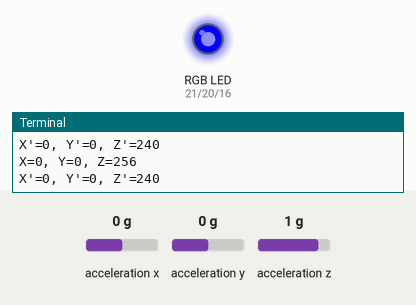
The program below on a simulated Raspberry Pi (BCM pin numbers). Parts: an RGB LED mixed from three pins (HIGH = lit), the last lines printed to the terminal. The inputs (shaded band) are chosen by the test bench; at power-on: acceleration x 0 g, acceleration y 0 g, acceleration z 1 g.

Above: at 1.2 s.
1.3 s: acceleration x set to -1.4 g
At 2.1 s:
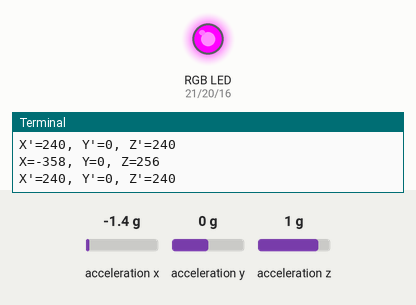
2.8 s: acceleration y set to -1.4 g
At 3.2 s:
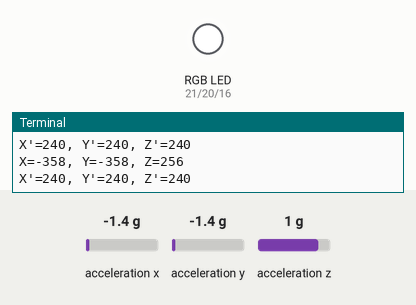
4.3 s: acceleration z set to 0 g
At 4.6 s:
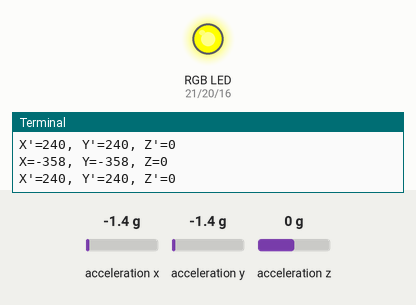
5.8 s: acceleration x set to 0 g
At 7.0 s:
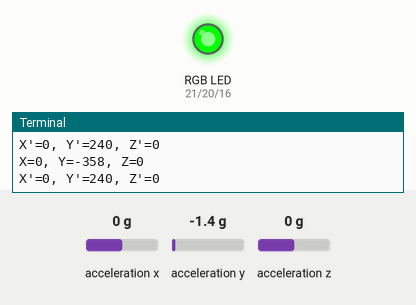
7.3 s: acceleration y set to 0 g
At 7.9 s:
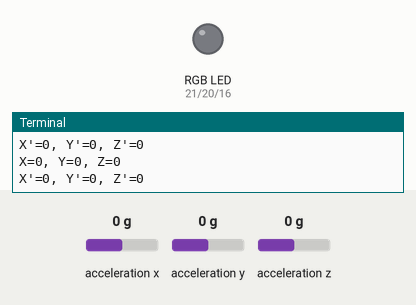
8.8 s: acceleration x set to -0.8 g
At 10.2 s:
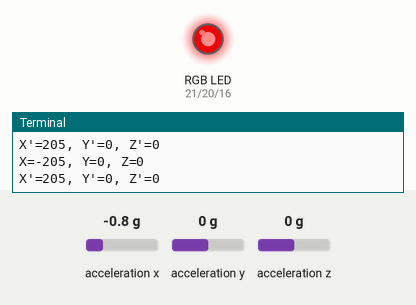
Timing chart, 0 to 11.3 s (numbered marks = the images above; inputs shaded):
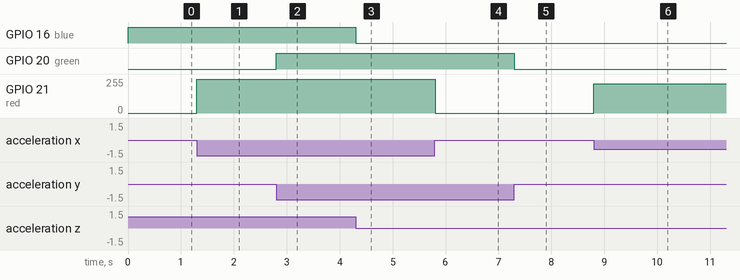

Measured:
- after the input at 1.3 s, GPIO 21 (red): 0/255 → 255/255 at once
- after the input at 2.8 s, GPIO 20 (green): LOW → HIGH at once
- after the input at 4.3 s, GPIO 16 (blue): HIGH → LOW at once
- after the input at 5.8 s, GPIO 21 (red): 255/255 → 0/255 at once
- after the input at 7.3 s, GPIO 20 (green): HIGH → LOW at once
- after the input at 8.8 s, GPIO 21 (red): 0/255 → 218/255 at once

The program:

rgb_angle_colors.py
```python
#defining the RPi's pins as Input / Output
import RPi.GPIO as GPIO
#importing the library for delaying command.
import time

# Import the ADXL345 module.
import Adafruit_ADXL345

# Create an ADXL345 instance.
accel = Adafruit_ADXL345.ADXL345()

#used for GPIO numbering
GPIO.setmode(GPIO.BCM)

#closing the warnings when you are compiling the code
GPIO.setwarnings(False)

RUNNING = True

#defining the pins
green = 20
red = 21
blue = 16

leds = { 0 : 21, 1 : 20, 2: 16 }
i=0

#defining the pins as output
GPIO.setup(red, GPIO.OUT)
GPIO.setup(green, GPIO.OUT)
GPIO.setup(blue, GPIO.OUT)
GPIO.setup(13, GPIO.IN, pull_up_down=GPIO.PUD_UP)

#choosing a frequency for pwm
Freq = 100

#defining the pins that are going to be used with PWM
RED = GPIO.PWM(red, Freq)
GREEN = GPIO.PWM(green, Freq)
BLUE = GPIO.PWM(blue, Freq)

RED.start(1)
GREEN.start(1)
BLUE.start(1)
try:
        #we are starting with the loop
        while RUNNING:
                # Read the X, Y, Z axis acceleration values and print them.
                x, y, z = accel.read()
                print('X={0}, Y={1}, Z={2}'.format(x, y, z))
                if x < 0:
                        x = x * (-1)
                if y < 0:
                        y = y * (-1)
                if z < 0:
                        z = z * (-1)
                if x > 240:
                        x = 240
                if y > 240:
                        y = 240
                if z > 240:
                        z = 240
                print('X\'={0}, Y\'={1}, Z\'={2}'.format(x, y, z))

                RED.ChangeDutyCycle(x*100/240)
                GREEN.ChangeDutyCycle(y*100/240)
                BLUE.ChangeDutyCycle(z *100/240)

                # Wait half a second and repeat.
                time.sleep(0.01)


except KeyboardInterrupt:
        # the purpose of this part is, when you interrupt the code, it will stop the while loop and turn off the pins, which means your LED won't light anymore
        RUNNING = False
        GPIO.cleanup()
```
